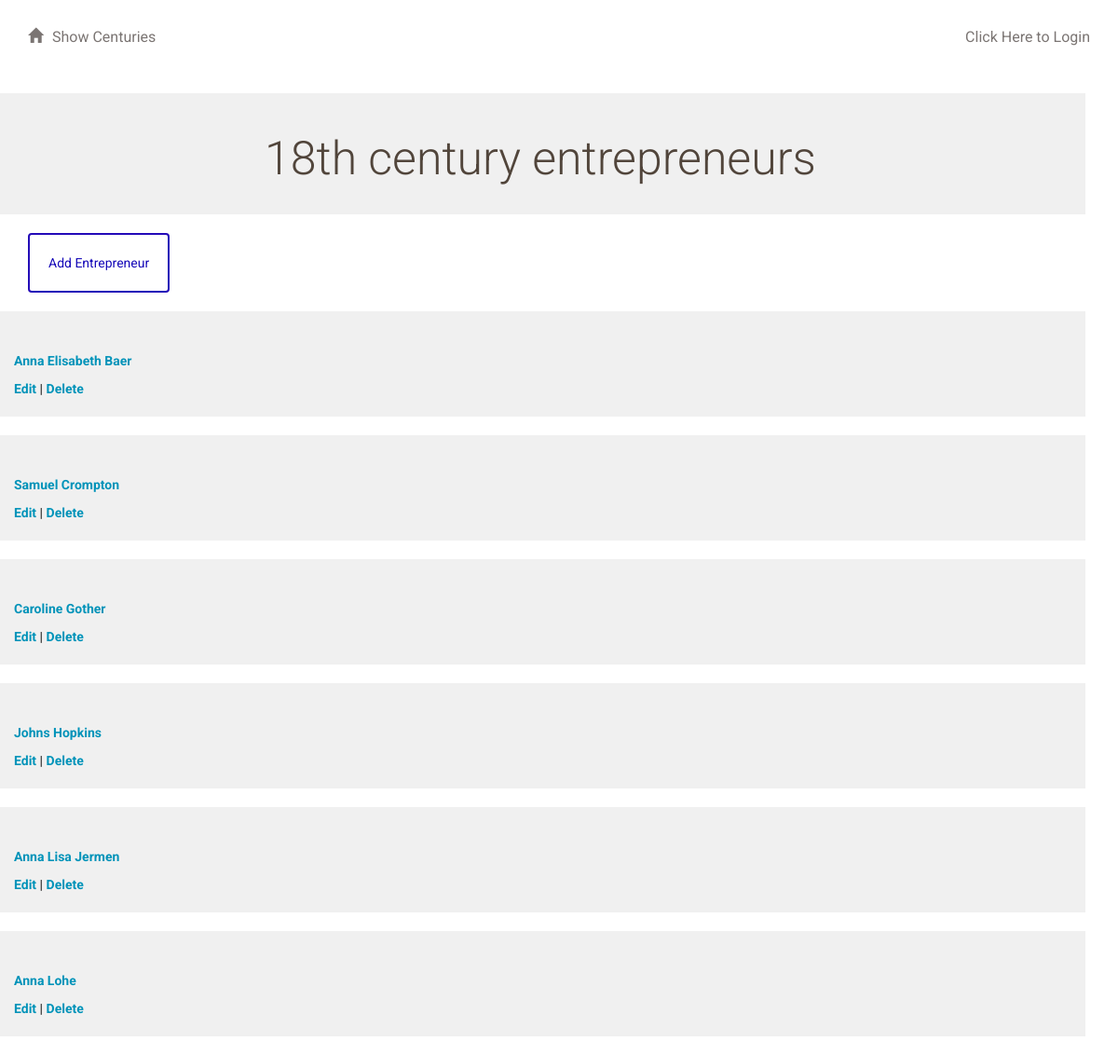
Screenshot of /century/2/list/ with the database file from the repository.
### database_config.py (models this page shows, shortened)
class Century(Base):
    __tablename__ = 'century'
    id = Column(Integer, primary_key=True)
    name = Column(String(250), nullable=False)
    user_id = Column(Integer, ForeignKey('user.id'))
    user = relationship(User)

class Entrepreneur(Base):
    __tablename__ = 'entrepreneur'
    name = Column(String(80), nullable=False)
    id = Column(Integer, primary_key=True)
    century_id = Column(Integer, ForeignKey('century.id'))
    information = Column(String)
    century = relationship(Century)
    user_id = Column(Integer, ForeignKey('user.id'))
    user = relationship(User)

### project.py (the view)
@app.route('/century/<int:century_id>/')
@app.route('/century/<int:century_id>/list/')
def showList(century_id):
    century = session.query(Century).filter_by(id=century_id).one()
    entrepreneurs = session.query(Entrepreneur).filter_by(century_id=century_id).all()
    return render_template('entrepreneurs.html', entrepreneurs=entrepreneurs, century=century)

### templates/entrepreneurs.html (shortened to what this page needs)
{% extends "main.html" %}
{% block content %}
{% include "header.html" %}
	<div class="row" align="center">
		<div class = "menu-item">
		<h1>{{ century.name }}</h1>
		</div>
	</div>
	<div align="left">
		<a href="{{url_for('newEntrepreneur', century_id = century.id )}}">
			<button class="btn btn-default" id="new-entrepreneur">
			Add Entrepreneur
			</button>
		</a>
	</div>
	{% if entrepreneurs !=[] %}
		<div class="row">
			<div>
				{% for e in entrepreneurs %}
					<div class="menu-item">
						<h3><a href='{{url_for('showInformation', century_id = century.id, list_id=e.id ) }}'>{{e.name}}</a></h3>
						<a href='{{url_for('editEntrepreneur', century_id = century.id, list_id=e.id ) }}'>Edit</a> |
						<a href='{{url_for('deleteEntrepreneur', century_id = century.id, list_id=e.id ) }}'>Delete</a>
					</div>
				{% endfor %}
			</div>
	{% endif %}
{% endblock %}

### static/styles.css (style rules this page uses)
* { font-family: "Helvetica Neue Bold", Roboto, Helvetica, Arial, sans-serif; font-weight: 700; }
h1 { font-family: "Helvetica Neue Light", Roboto, Helvetica, Arial, sans-serif; font-size: 50px; color: #51453B; line-height: 60px; font-weight: 300; }
h3 { font-size: 18px; color: #4A4A4A; line-height: 23px; }
a { font-size: 14px; color: #0093B9; line-height: 17px; }
.btn { padding: 20px; margin: 0; border-color: rgb(36, 10, 184); border-width: 2px; color: rgb(22, 10, 184);; }
.menu-item { background: #F0F0F0; padding: 20px; margin: 20px; margin-left: -20px; }

### rows the page displays
Century: name "18th century entrepreneurs"
Entrepreneur: name "Anna Elisabeth Baer"
Entrepreneur: name "Samuel Crompton"
Entrepreneur: name "Caroline Gother"
Entrepreneur: name "Johns Hopkins"
Entrepreneur: name "Anna Lisa Jermen"
Entrepreneur: name "Anna Lohe"
